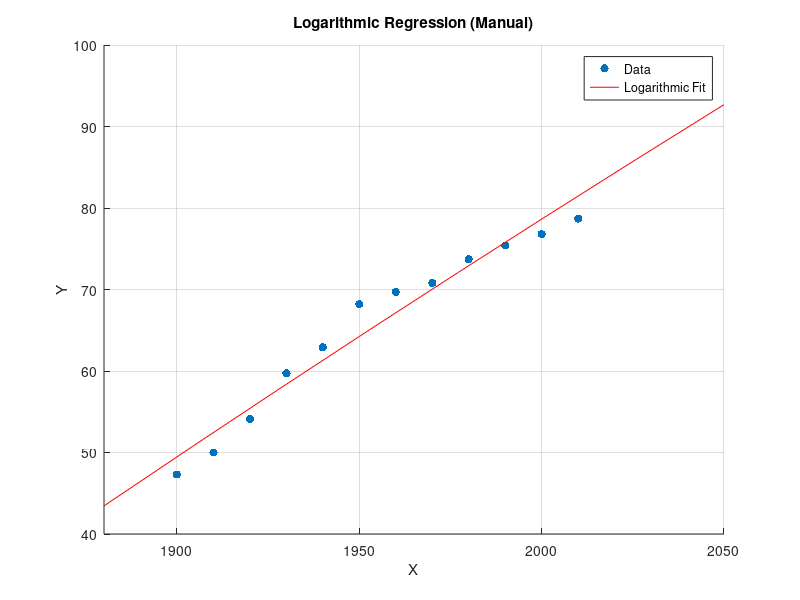

Here is the MATLAB script that generated this plot:
x = [1900 1910 1920 1930 1940 1950 1960 1970 1980 1990 2000 2010];
y = [47.3 50 54.1 59.7 62.9 68.2 69.7 70.8 73.7 75.4 76.8 78.7];
n = length(x);
sum_ln_x = sum(log(x));
sum_y = sum(y);
sum_ln_x2 = sum(log(x).^2);
sum_ln_x_y = sum(log(x).*y);
A=[n sum_ln_x; sum_ln_x sum_ln_x2];
B = [sum_y;sum_ln_x_y];
C=A\B;
a=C(1,1);
b=C(2,1);
fprintf('a0 = ');
disp(a);
fprintf('a1 = ');
disp(b);
f=@(x) a + b * log(x);
scatter(x, y, 'filled');
hold on;
fplot(f,[1880,2050], 'r');
xlabel('X');
ylabel('Y');
title('Logarithmic Regression (Manual)');
legend('Data', 'Logarithmic Fit', 'Location', 'best');
grid on;
hold off;
